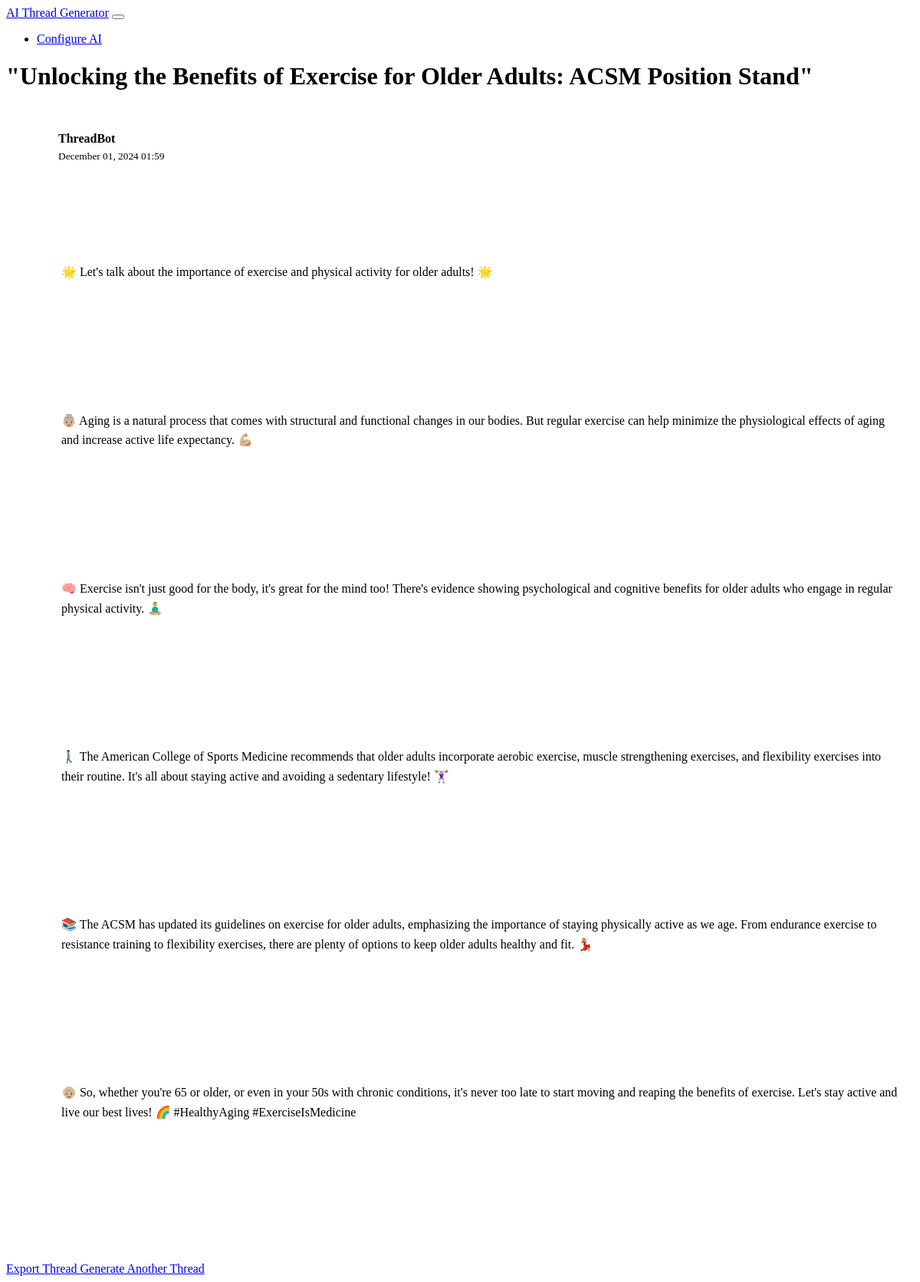
/thread/6, run on the app's committed database.
### models.py (models this page shows)
class Thread(db.Model):
    id = db.Column(db.Integer, primary_key=True)
    title = db.Column(db.String(200), nullable=False)
    created_at = db.Column(db.DateTime, default=datetime.utcnow)
    posts = db.relationship('ThreadPost', backref='thread', lazy=True)

class ThreadPost(db.Model):
    id = db.Column(db.Integer, primary_key=True)
    thread_id = db.Column(db.Integer, db.ForeignKey('thread.id'), nullable=False)
    content = db.Column(db.Text, nullable=False)
    created_at = db.Column(db.DateTime, default=datetime.utcnow)

### app.py (the view)
@app.route('/thread/<int:thread_id>')
def view_thread(thread_id):
    thread = Thread.query.get_or_404(thread_id)
    return render_template('thread.html', thread=thread)

### templates/thread.html (shortened to what this page needs)
{% extends "base.html" %}
{% block content %}
<div class="row justify-content-center">
    <div class="col-md-8">
        <div class="card">
            <div class="card-body">
                <h1 class="card-title h3 mb-4">{{ thread.title }}</h1>
                <div class="thread-container">
                    {% for post in thread.posts %}
                    <div class="thread-post">
                        <div class="thread-post-header">
                            <div class="avatar">AI</div>
                            <div class="post-meta">
                                <div class="username">ThreadBot</div>
                                <small class="text-muted">{{ post.created_at.strftime('%B %d, %Y %H:%M') }}</small>
                            </div>
                        </div>
                        <div class="post-content">
                            {% for line in post.content.split('\n\n') %}
                                {% if line.strip() %}
                                    <p>{{ line }}</p>
                                {% endif %}
                            {% endfor %}
                        </div>
                    </div>
                    {% endfor %}
                </div>
                <div class="text-center mt-4">
                    <a href="{{ url_for('export_thread', thread_id=thread.id) }}" class="btn btn-secondary me-2">
                         Export Thread
                    </a>
                    <a href="{{ url_for('index') }}" class="btn btn-primary">Generate Another Thread</a>
                </div>
            </div>
        </div>
    </div>
</div>
{% endblock %}

### static/css/custom.css (style rules this page uses)
.thread-container { padding: 1rem 0; }
.thread-post { position: relative; margin-bottom: 1.5rem; padding: 1rem; border: 1px solid var(--bs-border-color); border-radius: 8px; background: var(--bs-dark); }
.thread-post-header { display: flex; align-items: center; margin-bottom: 0.75rem; }
.avatar { width: 40px; height: 40px; border-radius: 50%; background: var(--bs-primary); color: white; display: flex; align-items: center; justify-content: center; font-weight: bold; margin-right: 0.75rem; }
.post-meta { flex: 1; }
.username { font-weight: bold; margin-bottom: 0.25rem; }
.post-content { margin-left: 3.5rem; white-space: pre-wrap; line-height: 1.6; }
.post-content p { margin-bottom: 1.5rem; }

### data on the page
Thread: title "\"Unlocking the Benefits of Exercise for Older Adults: ACSM Position Stand\""
ThreadPost: created_at "December 01, 2024 01:59", line "🌟 Let's talk about the importance of exercise and physical activity for older adults! 🌟" "👵🏼 Aging is a natural process that comes with structural and functional changes in our bodies. But regular exercise can help minimize the physiological effects of aging and increase active life expectancy. 💪🏼" "🧠 Exercise isn't just good for the body, it's great for the mind too! There's evidence showing psychological and cognitive benefits for older adults who engage in regular physical activity. 🧘🏼‍♂️" "🚶🏽‍♂️ The American College of Sports Medicine recommends that older adults incorporate aerobic exercise, muscle strengthening exercises, and flexibility exercises into their routine. It's all about staying active and avoiding a sedentary lifestyle! 🏋🏼‍♀️" "📚 The ACSM has updated its guidelines on exercise for older adults, emphasizing the importance of staying physically active as we age. From endurance exercise to resistance training to flexibility exercises, there are plenty of options to keep older adults healthy and fit. 💃🏼" "👴🏼 So, whether you're 65 or older, or even in your 50s with chronic conditions, it's never too late to start moving and reaping the benefits of exercise. Let's stay active and live our best lives! 🌈 #HealthyAging #ExerciseIsMedicine"
